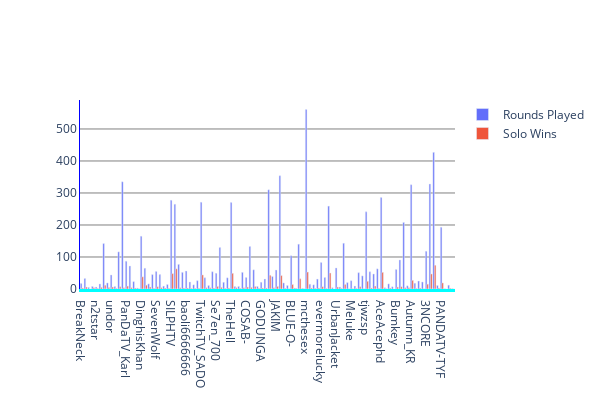

The cell this chart's notebook holds for it:
### Code cell
X = list(pubg_data.solo_RoundsPlayed)
Y = pubg_data['solo_Wins']
players_name = pubg_data['player_name']

trace1 = graph_objs.Bar(x = players_name, y = X, name = "Rounds Played")
trace2 = graph_objs.Bar(x = players_name, y = Y, name = "Solo Wins")

layout = graph_objs.Layout(barmode = 'group', plot_bgcolor = "White",
                          yaxis = {'showgrid': True, 'showline': True, 'linecolor': "Blue", 'gridcolor':"Gray", 'dtick' : 100, 'gridwidth': 1},
                          xaxis = {'showgrid': False, 'showline': True, 'linewidth': 3,'linecolor': "Cyan", 'showticklabels': True},
                          grid = {'columns': 1, 'rows': 1},
                          height = 400, width = 600)
fig = graph_objs.Figure(data = [trace1, trace2], layout = layout)
fig.show()

### Figure 1 — Plotly figure (JSON) as saved in the notebook; plotly's stock layout.template omitted (floating-point values rounded to 4 significant figures)
{"data": [{"name": "Rounds Played", "type": "bar", "x": ["BreakNeck", "Blackwalk", "mercedes_benz", "DORA", "n2tstar", "coldoxygen", "Giken", "KoreaNo1", "undor", "Fordune", "PandaTV-Tongk", "Benny-_-", "PanDaTV_Karl", "homeboye", "YUPPIEE", "Doomhammer", "DinghisKhan", "YoonRoot", "3N1GmA", "synthtail", "SevenWolf", "FZTEAMLDS", "1125", "BombBurst", "SILPHTV", "SexyPIG", "TOP_94", "zeggi", "baoli6666666", "Toadoo1", "ESPOIR", "SuPoo", "TwitchTV_SADO", "cn_NEO", "Curious_ow", "PanDaTV652714", "Se7en_700", "AKfun", "Romance_", "Dongwonchamchi", "TheHell", "BDBDBB", "ChangJin", "CraXlayer", "COSAB-", "HyukOh", "Yaku1018", "BanMyo", "GODUNGA", "Pull7", "juankorea", "JooHeon", "JAKIM", "Nicknameilanda", "Cookiedoodle", "Xerape", "BLUE-O-", "KeiHelp", "SeaYureka", "threeBELL", "mcthesex", "Gyeongwoon", "Rain1ng", "i_Cloud", "evermorelucky", "Joker666", "TreadstoneTW", "D_VaGod", "UrbanJacket", "CCCCCCCCA", "Panda-WangShaoye", "HunseockGiyomi", "Meluke", "SurplusHuman", "Jembty", "Condemn", "tjwzsp", "DalGoNa", "whoai", "YapHunter", "AceAcephd", "misosoo", "Qurate", "hun__Dan233", "Bumkey", "Solky", "WeiX", "KPK_Ssong", "Autumn_KR", "Nucleus", "Tmfprl", "DogPigBear", "3NCORE", "KDHkorea", "jungwook", "Sitton", "PANDATV-TYF", "Great_Cornholio", "Cafri", "evermoreDAMBI"], "y": [17, 33, 5, 8, 6, 16, 142, 19, 44, 8, 116, 335, 87, 72, 23, 3, 165, 65, 16, 45, 55, 45, 9, 14, 277, 265, 77, 52, 56, 22, 13, 26, 271, 35, 11, 54, 49, 130, 21, 35, 270, 8, 8, 52, 36, 133, 60, 8, 21, 31, 310, 39, 59, 354, 19, 11, 104, 3, 140, 2, 561, 15, 13, 31, 83, 36, 259, 4, 66, 6, 143, 20, 26, 9, 51, 41, 241, 54, 47, 63, 286, 4, 16, 7, 61, 91, 208, 10, 326, 18, 25, 22, 118, 328, 427, 11, 193, 1, 12, 1]}, {"name": "Solo Wins", "type": "bar", "x": ["BreakNeck", "Blackwalk", "mercedes_benz", "DORA", "n2tstar", "coldoxygen", "Giken", "KoreaNo1", "undor", "Fordune", "PandaTV-Tongk", "Benny-_-", "PanDaTV_Karl", "homeboye", "YUPPIEE", "Doomhammer", "DinghisKhan", "YoonRoot", "3N1GmA", "synthtail", "SevenWolf", "FZTEAMLDS", "1125", "BombBurst", "SILPHTV", "SexyPIG", "TOP_94", "zeggi", "baoli6666666", "Toadoo1", "ESPOIR", "SuPoo", "TwitchTV_SADO", "cn_NEO", "Curious_ow", "PanDaTV652714", "Se7en_700", "AKfun", "Romance_", "Dongwonchamchi", "TheHell", "BDBDBB", "ChangJin", "CraXlayer", "COSAB-", "HyukOh", "Yaku1018", "BanMyo", "GODUNGA", "Pull7", "juankorea", "JooHeon", "JAKIM", "Nicknameilanda", "Cookiedoodle", "Xerape", "BLUE-O-", "KeiHelp", "SeaYureka", "threeBELL", "mcthesex", "Gyeongwoon", "Rain1ng", "i_Cloud", "evermorelucky", "Joker666", "TreadstoneTW", "D_VaGod", "UrbanJacket", "CCCCCCCCA", "Panda-WangShaoye", "HunseockGiyomi", "Meluke", "SurplusHuman", "Jembty", "Condemn", "tjwzsp", "DalGoNa", "whoai", "YapHunter", "AceAcephd", "misosoo", "Qurate", "hun__Dan233", "Bumkey", "Solky", "WeiX", "KPK_Ssong", "Autumn_KR", "Nucleus", "Tmfprl", "DogPigBear", "3NCORE", "KDHkorea", "jungwook", "Sitton", "PANDATV-TYF", "Great_Cornholio", "Cafri", "evermoreDAMBI"], "y": [3, 6, 0, 4, 2, 5, 12, 5, 6, 2, 7, 4, 9, 4, 3, 1, 38, 12, 6, 2, 7, 4, 3, 2, 48, 63, 4, 3, 3, 2, 2, 2, 44, 4, 4, 3, 8, 5, 2, 3, 49, 4, 2, 4, 6, 5, 8, 2, 3, 3, 43, 4, 8, 42, 2, 1, 14, 2, 32, 1, 53, 3, 2, 3, 7, 2, 50, 0, 6, 2, 14, 1, 1, 2, 7, 1, 24, 3, 9, 2, 52, 1, 3, 0, 6, 7, 4, 4, 27, 2, 3, 1, 15, 47, 74, 3, 19, 0, 2, 0]}], "layout": {"barmode": "group", "grid": {"columns": 1, "rows": 1}, "height": 400, "plot_bgcolor": "White", "width": 600, "xaxis": {"linecolor": "Cyan", "linewidth": 3, "showgrid": false, "showline": true, "showticklabels": true}, "yaxis": {"dtick": 100, "gridcolor": "Gray", "gridwidth": 1, "linecolor": "Blue", "showgrid": true, "showline": true}}}
